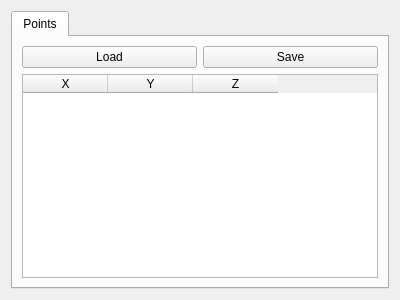
<?xml version="1.0" encoding="UTF-8"?>
<ui version="4.0">
 <class>points3dOptions</class>
 <widget class="QWidget" name="points3dOptions">
  <property name="geometry">
   <rect>
    <x>0</x>
    <y>0</y>
    <width>400</width>
    <height>300</height>
   </rect>
  </property>
  <property name="windowTitle">
   <string>Form</string>
  </property>
  <layout class="QVBoxLayout" name="verticalLayout">
   <item>
    <widget class="QTabWidget" name="tabWidget">
     <property name="currentIndex">
      <number>0</number>
     </property>
     <widget class="QWidget" name="tab">
      <attribute name="title">
       <string>Points</string>
      </attribute>
      <layout class="QVBoxLayout" name="verticalLayout_2">
       <item>
        <layout class="QVBoxLayout" name="verticalLayout_3">
         <item>
          <layout class="QHBoxLayout" name="horizontalLayout">
           <item>
            <widget class="QPushButton" name="loadButton">
             <property name="text">
              <string>Load</string>
             </property>
            </widget>
           </item>
           <item>
            <widget class="QPushButton" name="saveButton">
             <property name="text">
              <string>Save</string>
             </property>
            </widget>
           </item>
          </layout>
         </item>
        </layout>
       </item>
       <item>
        <widget class="QTableWidget" name="pointsTable">
         <property name="horizontalScrollBarPolicy">
          <enum>Qt::ScrollBarAsNeeded</enum>
         </property>
         <property name="editTriggers">
          <set>QAbstractItemView::DoubleClicked|QAbstractItemView::EditKeyPressed</set>
         </property>
         <attribute name="horizontalHeaderDefaultSectionSize">
          <number>85</number>
         </attribute>
         <attribute name="horizontalHeaderDefaultSectionSize">
          <number>85</number>
         </attribute>
         <column>
          <property name="text">
           <string>X</string>
          </property>
          <property name="textAlignment">
           <set>AlignHCenter|AlignVCenter|AlignCenter</set>
          </property>
         </column>
         <column>
          <property name="text">
           <string>Y</string>
          </property>
          <property name="textAlignment">
           <set>AlignHCenter|AlignVCenter|AlignCenter</set>
          </property>
         </column>
         <column>
          <property name="text">
           <string>Z</string>
          </property>
          <property name="textAlignment">
           <set>AlignHCenter|AlignVCenter|AlignCenter</set>
          </property>
         </column>
        </widget>
       </item>
      </layout>
     </widget>
    </widget>
   </item>
  </layout>
 </widget>
 <resources/>
 <connections/>
</ui>
